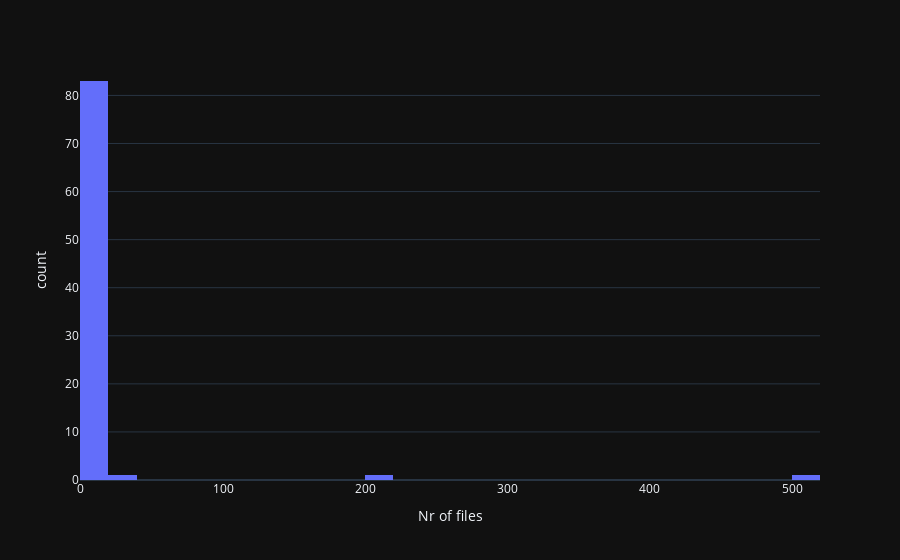

Notebook source saved alongside this figure:
### Code cell
from pandas import DataFrame
from typing import Set
import plotly.express as px

authors_to_files : {str, Set[str]} = {}

for commit in repo.traverse_commits():
    author_identifier = commit.author.name
    authors_to_files.setdefault(author_identifier, set())
    for file in commit.modified_files:
        if file.new_path is not None:
            if file.new_path.endswith(".rb"):
                authors_to_files[author_identifier].add(file.new_path)

author_file_count = {(k, len(files)) for k, files in authors_to_files.items()}
col_name_author = 'Author'
col_name_nr_of_files = 'Nr of files'
df_author_file_count = DataFrame(author_file_count, columns=[col_name_author, col_name_nr_of_files])
df_author_file_count_sorted = df_author_file_count.sort_values(by=[col_name_nr_of_files], ascending=False)

display(df_author_file_count_sorted[:20])

hist_author_count = px.histogram(df_author_file_count_sorted, x=col_name_nr_of_files)
hist_author_count.show()

### Figure 1 — Plotly figure (JSON) as saved in the notebook; plotly's stock layout.template omitted (floating-point values rounded to 4 significant figures)
{"data": [{"alignmentgroup": "True", "bingroup": "x", "hovertemplate": "Nr of files=%{x}<br>count=%{y}<extra></extra>", "legendgroup": "", "marker": {"color": "#636efa", "pattern": {"shape": ""}}, "name": "", "offsetgroup": "", "orientation": "v", "showlegend": false, "x": [509, 201, 23, 14, 13, 12, 9, 6, 5, 5, 3, 3, 3, 2, 2, 2, 2, 2, 1, 1, 1, 1, 1, 1, 1, 1, 1, 1, 1, 1, 1, 1, 1, 1, 1, 1, 1, 1, 0, 0, 0, 0, 0, 0, 0, 0, 0, 0, 0, 0, 0, 0, 0, 0, 0, 0, 0, 0, 0, 0, 0, 0, 0, 0, 0, 0, 0, 0, 0, 0, 0, 0, 0, 0, 0, 0, 0, 0, 0, 0, 0, 0, 0, 0, 0, 0], "xaxis": "x", "yaxis": "y", "type": "histogram"}], "layout": {"xaxis": {"anchor": "y", "domain": [0.0, 1.0], "title": {"text": "Nr of files"}}, "yaxis": {"anchor": "x", "domain": [0.0, 1.0], "title": {"text": "count"}}, "legend": {"tracegroupgap": 0}, "margin": {"t": 60}, "barmode": "relative"}}
